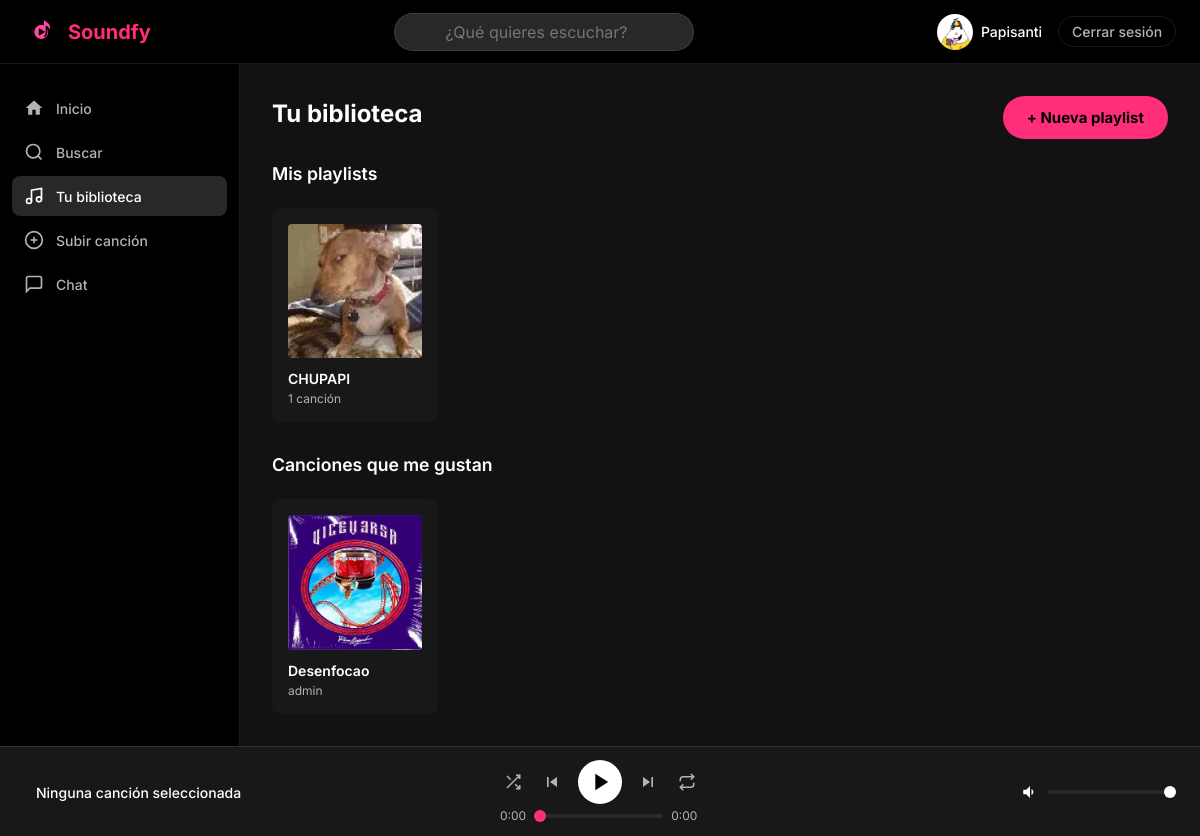
The app's page /playlists/ (signed in) with its own data.
### users/models.py (models this page shows, shortened)
class Usuario(AbstractUser):
    foto_perfil = models.ImageField(
        upload_to='fotos_perfil/',
        null=True,
        blank=True
    )
    biografia = models.TextField(max_length=500, blank=True)
    fecha_nacimiento = models.DateField(null=True, blank=True)
    es_artista = models.BooleanField(default=False)
    seguidores = models.ManyToManyField(
        'self',
        symmetrical=False,
        related_name='siguiendo',
        blank=True
    )
    class Meta:
        verbose_name = 'Usuario'
        verbose_name_plural = 'Usuarios'

### music/models.py (models this page shows, shortened)
class Playlist(models.Model):
    nombre = models.CharField(max_length=200)
    descripcion = models.TextField(blank=True)
    propietario = models.ForeignKey(
        Usuario,
        on_delete=models.CASCADE,
        related_name='playlists'
    )
    canciones = models.ManyToManyField(
        Cancion,
        through='PlaylistCancion',
        blank=True
    )
    portada = models.ImageField(upload_to='portadas_playlists/', null=True, blank=True)
    es_publica = models.BooleanField(default=True)
    creada_en = models.DateTimeField(auto_now_add=True)
    class Meta:
        verbose_name = 'Playlist'
        verbose_name_plural = 'Playlists'

class MeGusta(models.Model):
    usuario = models.ForeignKey(
        Usuario,
        on_delete=models.CASCADE,
        related_name='me_gustas'
    )
    cancion = models.ForeignKey(
        Cancion,
        on_delete=models.CASCADE,
        related_name='me_gustas'
    )
    creado_en = models.DateTimeField(auto_now_add=True)
    class Meta:
        verbose_name = 'Me Gusta'
        verbose_name_plural = 'Me Gustas'
        unique_together = ('usuario', 'cancion')

class Cancion(models.Model):
    titulo = models.CharField(max_length=200)
    artista = models.ForeignKey(
        Usuario,
        on_delete=models.CASCADE,
        related_name='canciones'
    )
    album = models.ForeignKey(
        Album,
        on_delete=models.SET_NULL,
        null=True,
        blank=True,
        related_name='canciones'
    )
    genero = models.ForeignKey(
        Genero,
        on_delete=models.SET_NULL,
        null=True,
        blank=True
    )
    archivo_audio = models.FileField(upload_to='canciones/')
    portada = models.ImageField(upload_to='portadas_canciones/', null=True, blank=True)
    duracion = models.PositiveIntegerField(help_text='Duración en segundos', default=0)
    reproducciones = models.PositiveIntegerField(default=0)
    fecha_subida = models.DateTimeField(auto_now_add=True)
    es_publica = models.BooleanField(default=True)
    class Meta:
        verbose_name = 'Canción'
        verbose_name_plural = 'Canciones'
        ordering = ['-fecha_subida']

### music/views.py (the view)
# urls.py: path('playlists/', views.vista_mis_playlists, name='mis_playlists'),
@login_required
def vista_mis_playlists(request):
    playlists = request.user.playlists.all().order_by('-creada_en')
    canciones_gustadas = MeGusta.objects.filter(
        usuario=request.user
    ).select_related('cancion', 'cancion__artista').order_by('-creado_en')
    return render(request, 'music/mis_playlists.html', {
        'playlists': playlists,
        'canciones_gustadas': canciones_gustadas,
    })

### soundfy/context_processors.py (called while the page is built)
def google_analytics(request):
    return {
        'GA_MEASUREMENT_ID': settings.GA_MEASUREMENT_ID
    }

### templates/music/mis_playlists.html (shortened to what this page needs)
{% extends 'base.html' %}
{% block contenido %}
<div style="display: flex; align-items: center; justify-content: space-between; margin-bottom: 1.5rem;">
    <h2>Tu biblioteca</h2>
    <a href="{% url 'crear_playlist' %}" class="btn-primario">+ Nueva playlist</a>
</div>
<h3 style="margin-bottom: 0.75rem">Mis playlists</h3>
{% if playlists %}
    <div class="grid-canciones">
        {% for playlist in playlists %}
            <a href="{% url 'detalle_playlist' pk=playlist.pk %}" class="tarjeta-cancion" style="text-decoration: none; color: inherit;">
                <div class="tarjeta-portada">
                    {% if playlist.portada %}
                        <img src="{{ playlist.portada.url }}" alt="{{ playlist.nombre }}" loading="lazy">
                    {% else %}
                        <div class="portada-placeholder">♫</div>
                    {% endif %}
                </div>
                <div class="tarjeta-info">
                    <span class="tarjeta-titulo">{{ playlist.nombre }}</span>
                    <span class="tarjeta-artista">{{ playlist.canciones.count }} canción{{ playlist.canciones.count|pluralize:"es" }}{% if not playlist.es_publica %} · 🔒{% endif %}</span>
                </div>
            </a>
        {% endfor %}
    </div>
{% else %}
    <p class="texto-muted">No tienes playlists todavía.</p>
{% endif %}
<h3 style="margin-top: 2rem; margin-bottom: 0.75rem">Canciones que me gustan</h3>
{% if canciones_gustadas %}
    <div class="grid-canciones">
        {% for mg in canciones_gustadas %}
            <div class="tarjeta-cancion">
                <div class="tarjeta-portada" style="cursor: pointer;" onclick="reproducirCancionConCola(
                    '{{ mg.cancion.archivo_audio.url }}',
                    '{{ mg.cancion.titulo }}',
                    '{{ mg.cancion.artista.username }}',
                    '{% if mg.cancion.portada %}{{ mg.cancion.portada.url }}{% endif %}',
                    {{ mg.cancion.pk }},
                    colaBiblioteca
                )">
                    {% if mg.cancion.portada %}
                        <img src="{{ mg.cancion.portada.url }}" alt="{{ mg.cancion.titulo }}" loading="lazy">
                    {% else %}
                        <div class="portada-placeholder">♫</div>
                    {% endif %}
                </div>
                <div class="tarjeta-info">
                    <a href="{% url 'detalle_cancion' pk=mg.cancion.pk %}" class="tarjeta-titulo" style="text-decoration: none; color: inherit;">
                        {{ mg.cancion.titulo }}
                    </a>
                    <span class="tarjeta-artista">{{ mg.cancion.artista.username }}</span>
                </div>
            </div>
        {% endfor %}
    </div>
{% else %}
    <p class="texto-muted">Todavía no tienes canciones guardadas. Dale ♥ a las que te gusten.</p>
{% endif %}
{% endblock %}

### templates/partials/navbar.html (shortened to what this page needs)
{% load static %}
<nav class="navbar">
    {% load static %}
    <div class="navbar-logo">
        <a href="{% url 'inicio' %}">
            <img src="{% static 'img/logo.png' %}" alt="Soundfy" height="36">
            <span>Soundfy</span>
        </a>
    </div>
    <div class="navbar-busqueda">
        <div class="barra-busqueda-wrapper" style="position: relative;">
            <input
                type="search"
                id="buscador-global"
                class="barra-busqueda"
                placeholder="¿Qué quieres escuchar?"
                autocomplete="off"
            >
        </div>
    </div>
    <div class="navbar-usuario">
        <a href="{% url 'perfil' username=user.username %}">
            {% if user.foto_perfil %}
                <img src="{{ user.foto_perfil.url }}" alt="{{ user.username }}" class="avatar-pequeño">
            {% else %}
                <div class="avatar-pequeño avatar-placeholder">{{ user.username|first|upper }}</div>
            {% endif %}
            <span>{{ user.username }}</span>
        </a>
        <a href="{% url 'logout' %}" class="btn-logout">Cerrar sesión</a>
    </div>
</nav>

### static/css/estilos.css (style rules this page uses)
:root { --color-fondo: #121212; --color-superficie: #181818; --color-superficie-2: #282828; --color-borde: rgba(255, 255, 255, 0.1); --color-texto: #ffffff; --color-texto-muted: #b3b3b3; --color-primario: #FF2D7A; --color-primario-hover: #ff4d8f; --color-peligro: #e91429; --fuente-principal: 'Inter', sans-serif; --altura-navbar: 64px; --anchura-sidebar: 240px; --altura-reproductor: 90px; --radio-sm: 4px; --radio-md: 8px; --radio-lg: 12px; --radio-full: 9999px; }
*, *::before, *::after { box-sizing: border-box; margin: 0; padding: 0; }
html { font-size: 16px; scroll-behavior: smooth; }
body { font-family: var(--fuente-principal); background-color: var(--color-fondo); color: var(--color-texto); min-height: 100dvh; -webkit-font-smoothing: antialiased; }
img { display: block; max-width: 100%; }
a { color: inherit; text-decoration: none; }
input, textarea, select { font: inherit; color: inherit; }
body:has(.navbar) { display: grid; grid-template-areas: "navbar navbar" "sidebar contenido" "reproductor reproductor"; grid-template-rows: var(--altura-navbar) 1fr var(--altura-reproductor); grid-template-columns: var(--anchura-sidebar) 1fr; height: 100dvh; overflow: hidden; }
.navbar { grid-area: navbar; display: flex; align-items: center; justify-content: space-between; padding: 0 1.5rem; background: #000; border-bottom: 1px solid var(--color-borde); z-index: 100; }
.navbar-logo a { display: flex; align-items: center; gap: 0.5rem; font-size: 1.25rem; font-weight: 700; color: var(--color-primario); }
.navbar-busqueda input { background: var(--color-superficie-2); border: 1px solid var(--color-borde); border-radius: var(--radio-full); padding: 0.5rem 1rem; width: 300px; color: var(--color-texto); transition: border-color 180ms ease; text-align: center; }
.navbar-usuario { display: flex; align-items: center; gap: 1rem; }
.avatar-pequeño { width: 36px; height: 36px; border-radius: var(--radio-full); object-fit: cover; }
.navbar-usuario a { display: flex; align-items: center; gap: 0.5rem; font-size: 0.875rem; font-weight: 500; transition: color 180ms ease; }
.btn-logout { font-size: 0.8rem; color: var(--color-texto-muted) !important; padding: 0.4rem 0.8rem; border: 1px solid var(--color-borde); border-radius: var(--radio-full); transition: all 180ms ease !important; }
.grid-canciones { display: grid; grid-template-columns: repeat(auto-fill, minmax(160px, 1fr)); gap: 1rem; margin-top: 1.5rem; }
.tarjeta-cancion { background: var(--color-superficie); border-radius: var(--radio-md); padding: 1rem; cursor: pointer; transition: background 180ms ease; }
.tarjeta-portada { position: relative; aspect-ratio: 1; border-radius: var(--radio-sm); overflow: hidden; margin-bottom: 0.75rem; background: var(--color-superficie-2); }
.tarjeta-portada img { width: 100%; height: 100%; object-fit: cover; }
.tarjeta-titulo { display: block; font-size: 0.875rem; font-weight: 600; white-space: nowrap; overflow: hidden; text-overflow: ellipsis; }
.tarjeta-artista { display: block; font-size: 0.75rem; color: var(--color-texto-muted); margin-top: 0.25rem; }
h2 { font-size: 1.5rem; font-weight: 700; margin-bottom: 0.5rem; }
h3 { font-size: 1.1rem; font-weight: 600; margin: 1.5rem 0 0.5rem; }
.btn-primario { background: var(--color-primario); color: #000; font-weight: 700; font-size: 0.9375rem; padding: 0.75rem 1.5rem; border-radius: var(--radio-full); transition: background 180ms ease, transform 100ms ease; display: inline-block; text-align: center; cursor: pointer; border: none; }
.barra-busqueda-wrapper { position: relative; }

### records on screen
Usuario: foto_perfil (picture), username "Papisanti"
Playlist: portada (picture), nombre "CHUPAPI", canciones.count "1"
MeGusta: cancion.portada (picture), cancion.titulo "Desenfocao", cancion.artista.username "admin"
